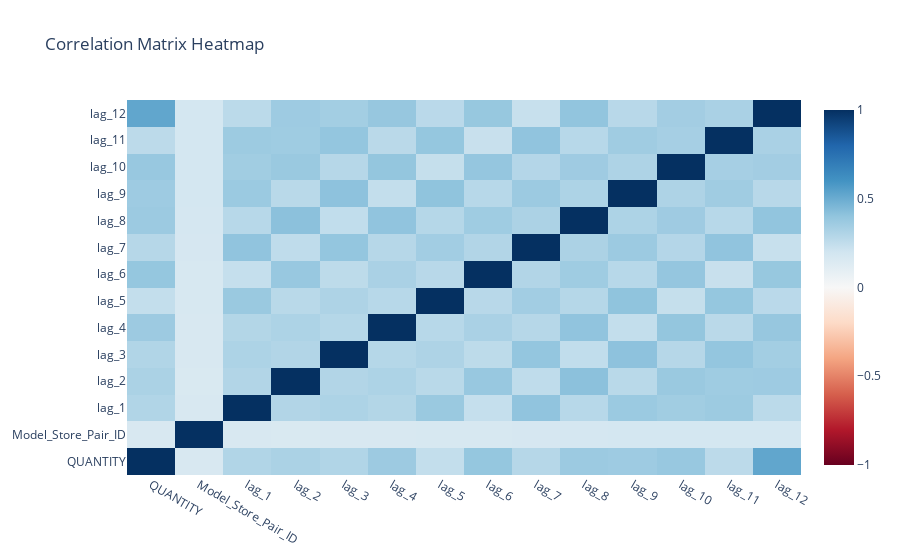

The cell this chart's notebook holds for it:
### Code cell
import seaborn as sns
import plotly.graph_objects as go

# Creating a correlation matrix
correlation_matrix = df_supervised_all.corr()

# Converting the Seaborn heatmap to a Plotly figure
fig = go.Figure(data=go.Heatmap(
    z=correlation_matrix.values,
    x=correlation_matrix.columns,
    y=correlation_matrix.index,
    colorscale='RdBu',
    zmin=-1,
    zmax=1,
    text=correlation_matrix.round(2).values  # Displaying values as text on the plot
))

fig.update_layout(
    title='Correlation Matrix Heatmap',
    autosize=False
)

fig.show()

### Figure 1 — Plotly figure (JSON) as saved in the notebook; plotly's stock layout.template omitted (floating-point values rounded to 4 significant figures; data arrays with more than 128 entries replaced by an {"elided": "..."} marker saying what was removed)
{"data": [{"colorscale": [[0, "rgb(103,0,31)"], [0.1, "rgb(178,24,43)"], [0.2, "rgb(214,96,77)"], [0.3, "rgb(244,165,130)"], [0.4, "rgb(253,219,199)"], [0.5, "rgb(247,247,247)"], [0.6, "rgb(209,229,240)"], [0.7, "rgb(146,197,222)"], [0.8, "rgb(67,147,195)"], [0.9, "rgb(33,102,172)"], [1, "rgb(5,48,97)"]], "text": {"elided": "14x14 float values"}, "type": "heatmap", "x": ["QUANTITY", "Model_Store_Pair_ID", "lag_1", "lag_2", "lag_3", "lag_4", "lag_5", "lag_6", "lag_7", "lag_8", "lag_9", "lag_10", "lag_11", "lag_12"], "y": ["QUANTITY", "Model_Store_Pair_ID", "lag_1", "lag_2", "lag_3", "lag_4", "lag_5", "lag_6", "lag_7", "lag_8", "lag_9", "lag_10", "lag_11", "lag_12"], "z": {"elided": "14x14 float values"}, "zmax": 1, "zmin": -1}], "layout": {"autosize": false, "title": {"text": "Correlation Matrix Heatmap"}}}
